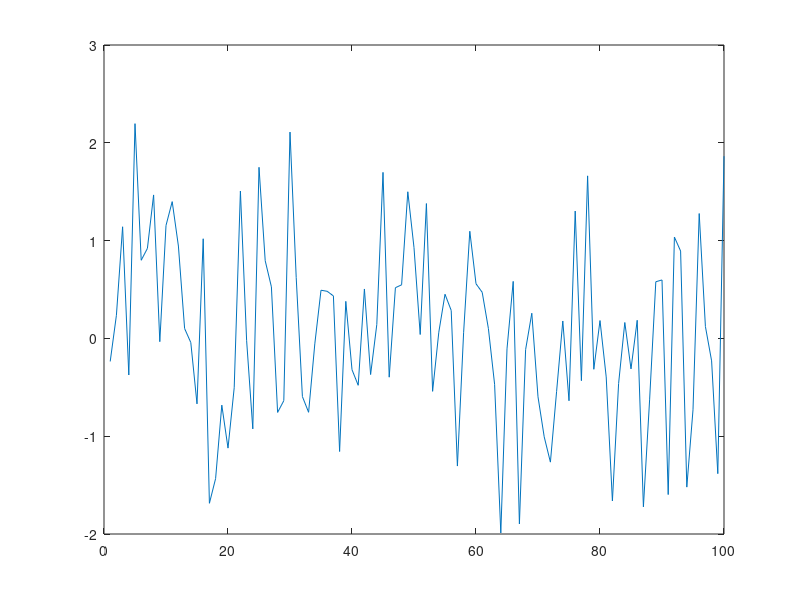

Reproduce this figure in MATLAB. (Note: this script raises an error after producing the figure.)
function result = test_xlim_004
result = false;
a = figure;
plot(randn(1,100));
xlim([inf,30]);
drawnow
g = xlim;
drawnow;
result = all(g == [0,30]);
close(a);
